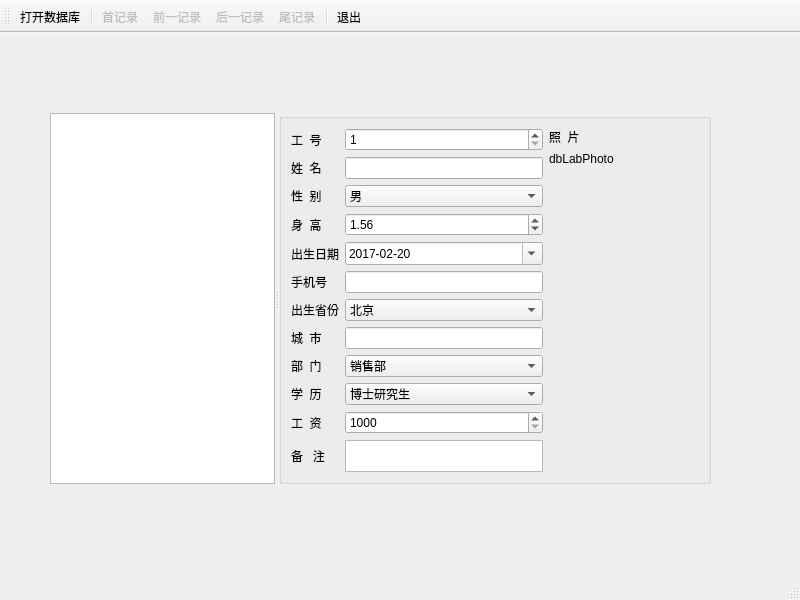
<?xml version="1.0" encoding="UTF-8"?>
<ui version="4.0">
 <class>MainWindow</class>
 <widget class="QMainWindow" name="MainWindow">
  <property name="geometry">
   <rect>
    <x>0</x>
    <y>0</y>
    <width>800</width>
    <height>600</height>
   </rect>
  </property>
  <property name="windowTitle">
   <string>MainWindow</string>
  </property>
  <property name="toolButtonStyle">
   <enum>Qt::ToolButtonStyle::ToolButtonTextUnderIcon</enum>
  </property>
  <widget class="QWidget" name="centralwidget">
   <widget class="QSplitter" name="splitter">
    <property name="geometry">
     <rect>
      <x>50</x>
      <y>80</y>
      <width>661</width>
      <height>371</height>
     </rect>
    </property>
    <property name="orientation">
     <enum>Qt::Orientation::Horizontal</enum>
    </property>
    <widget class="QTableView" name="tableView">
     <property name="alternatingRowColors">
      <bool>true</bool>
     </property>
     <property name="selectionMode">
      <enum>QAbstractItemView::SelectionMode::SingleSelection</enum>
     </property>
     <property name="selectionBehavior">
      <enum>QAbstractItemView::SelectionBehavior::SelectRows</enum>
     </property>
    </widget>
    <widget class="QGroupBox" name="groupBox">
     <property name="title">
      <string/>
     </property>
     <layout class="QHBoxLayout" name="horizontalLayout">
      <item>
       <layout class="QGridLayout" name="gridLayout">
        <item row="0" column="0">
         <widget class="QLabel" name="label">
          <property name="text">
           <string>工  号</string>
          </property>
          <property name="buddy">
           <cstring>dbSpinEmpNo</cstring>
          </property>
         </widget>
        </item>
        <item row="0" column="1">
         <widget class="QSpinBox" name="dbSpinEmpNo">
          <property name="minimum">
           <number>1</number>
          </property>
          <property name="maximum">
           <number>10000</number>
          </property>
         </widget>
        </item>
        <item row="1" column="0">
         <widget class="QLabel" name="label_2">
          <property name="text">
           <string>姓  名</string>
          </property>
          <property name="buddy">
           <cstring>dbEditName</cstring>
          </property>
         </widget>
        </item>
        <item row="1" column="1">
         <widget class="QLineEdit" name="dbEditName"/>
        </item>
        <item row="2" column="0">
         <widget class="QLabel" name="label_3">
          <property name="text">
           <string>性  别</string>
          </property>
          <property name="buddy">
           <cstring>dbComboSex</cstring>
          </property>
         </widget>
        </item>
        <item row="2" column="1">
         <widget class="QComboBox" name="dbComboSex">
          <item>
           <property name="text">
            <string>男</string>
           </property>
          </item>
          <item>
           <property name="text">
            <string>女</string>
           </property>
          </item>
         </widget>
        </item>
        <item row="3" column="0">
         <widget class="QLabel" name="label_4">
          <property name="text">
           <string>身  高</string>
          </property>
          <property name="buddy">
           <cstring>dbSpinHeight</cstring>
          </property>
         </widget>
        </item>
        <item row="3" column="1">
         <widget class="QDoubleSpinBox" name="dbSpinHeight">
          <property name="suffix">
           <string/>
          </property>
          <property name="maximum">
           <double>3.000000000000000</double>
          </property>
          <property name="singleStep">
           <double>0.010000000000000</double>
          </property>
          <property name="value">
           <double>1.560000000000000</double>
          </property>
         </widget>
        </item>
        <item row="4" column="0">
         <widget class="QLabel" name="label_5">
          <property name="text">
           <string>出生日期</string>
          </property>
          <property name="buddy">
           <cstring>dbEditBirth</cstring>
          </property>
         </widget>
        </item>
        <item row="4" column="1">
         <widget class="QDateEdit" name="dbEditBirth">
          <property name="displayFormat">
           <string>yyyy-MM-dd</string>
          </property>
          <property name="calendarPopup">
           <bool>true</bool>
          </property>
          <property name="date">
           <date>
            <year>2017</year>
            <month>2</month>
            <day>20</day>
           </date>
          </property>
         </widget>
        </item>
        <item row="5" column="0">
         <widget class="QLabel" name="label_10">
          <property name="text">
           <string>手机号</string>
          </property>
          <property name="buddy">
           <cstring>dbEditMobile</cstring>
          </property>
         </widget>
        </item>
        <item row="5" column="1">
         <widget class="QLineEdit" name="dbEditMobile"/>
        </item>
        <item row="6" column="0">
         <widget class="QLabel" name="label_7">
          <property name="text">
           <string>出生省份</string>
          </property>
          <property name="buddy">
           <cstring>dbComboProvince</cstring>
          </property>
         </widget>
        </item>
        <item row="6" column="1">
         <widget class="QComboBox" name="dbComboProvince">
          <item>
           <property name="text">
            <string>北京</string>
           </property>
          </item>
          <item>
           <property name="text">
            <string>上海</string>
           </property>
          </item>
          <item>
           <property name="text">
            <string>天津</string>
           </property>
          </item>
          <item>
           <property name="text">
            <string>重庆</string>
           </property>
          </item>
          <item>
           <property name="text">
            <string>安徽</string>
           </property>
          </item>
          <item>
           <property name="text">
            <string>河北</string>
           </property>
          </item>
          <item>
           <property name="text">
            <string>河南</string>
           </property>
          </item>
          <item>
           <property name="text">
            <string>湖北</string>
           </property>
          </item>
          <item>
           <property name="text">
            <string>湖南</string>
           </property>
          </item>
          <item>
           <property name="text">
            <string>山西</string>
           </property>
          </item>
          <item>
           <property name="text">
            <string>山东</string>
           </property>
          </item>
          <item>
           <property name="text">
            <string>陕西</string>
           </property>
          </item>
          <item>
           <property name="text">
            <string>江苏</string>
           </property>
          </item>
          <item>
           <property name="text">
            <string>江西</string>
           </property>
          </item>
         </widget>
        </item>
        <item row="7" column="0">
         <widget class="QLabel" name="label_8">
          <property name="text">
           <string>城  市</string>
          </property>
          <property name="buddy">
           <cstring>dbEditCity</cstring>
          </property>
         </widget>
        </item>
        <item row="7" column="1">
         <widget class="QLineEdit" name="dbEditCity"/>
        </item>
        <item row="8" column="0">
         <widget class="QLabel" name="label_6">
          <property name="text">
           <string>部  门</string>
          </property>
          <property name="buddy">
           <cstring>dbComboDep</cstring>
          </property>
         </widget>
        </item>
        <item row="8" column="1">
         <widget class="QComboBox" name="dbComboDep">
          <item>
           <property name="text">
            <string>销售部</string>
           </property>
          </item>
          <item>
           <property name="text">
            <string>技术部</string>
           </property>
          </item>
          <item>
           <property name="text">
            <string>生产部</string>
           </property>
          </item>
          <item>
           <property name="text">
            <string>行政部</string>
           </property>
          </item>
         </widget>
        </item>
        <item row="11" column="1">
         <widget class="QPlainTextEdit" name="dbEditMemo">
          <property name="maximumSize">
           <size>
            <width>16777215</width>
            <height>16777215</height>
           </size>
          </property>
         </widget>
        </item>
        <item row="11" column="0">
         <widget class="QLabel" name="label_9">
          <property name="text">
           <string>备   注</string>
          </property>
          <property name="buddy">
           <cstring>dbEditMemo</cstring>
          </property>
         </widget>
        </item>
        <item row="9" column="0">
         <widget class="QLabel" name="label_11">
          <property name="text">
           <string>学  历</string>
          </property>
          <property name="buddy">
           <cstring>dbComboEdu</cstring>
          </property>
         </widget>
        </item>
        <item row="10" column="1">
         <widget class="QSpinBox" name="dbSpinSalary">
          <property name="prefix">
           <string/>
          </property>
          <property name="minimum">
           <number>1000</number>
          </property>
          <property name="maximum">
           <number>50000</number>
          </property>
          <property name="singleStep">
           <number>100</number>
          </property>
          <property name="value">
           <number>1000</number>
          </property>
         </widget>
        </item>
        <item row="10" column="0">
         <widget class="QLabel" name="label_12">
          <property name="text">
           <string>工  资</string>
          </property>
          <property name="buddy">
           <cstring>dbSpinSalary</cstring>
          </property>
         </widget>
        </item>
        <item row="9" column="1">
         <widget class="QComboBox" name="dbComboEdu">
          <item>
           <property name="text">
            <string>博士研究生</string>
           </property>
          </item>
          <item>
           <property name="text">
            <string>硕士研究生</string>
           </property>
          </item>
          <item>
           <property name="text">
            <string>大学本科</string>
           </property>
          </item>
          <item>
           <property name="text">
            <string>大学专科</string>
           </property>
          </item>
          <item>
           <property name="text">
            <string>高中</string>
           </property>
          </item>
          <item>
           <property name="text">
            <string>初中</string>
           </property>
          </item>
          <item>
           <property name="text">
            <string>小学</string>
           </property>
          </item>
         </widget>
        </item>
       </layout>
      </item>
      <item>
       <layout class="QVBoxLayout" name="verticalLayout">
        <item>
         <widget class="QLabel" name="label_13">
          <property name="text">
           <string>照  片</string>
          </property>
         </widget>
        </item>
        <item>
         <widget class="QLabel" name="dbLabPhoto">
          <property name="minimumSize">
           <size>
            <width>150</width>
            <height>0</height>
           </size>
          </property>
          <property name="maximumSize">
           <size>
            <width>350</width>
            <height>16777215</height>
           </size>
          </property>
          <property name="text">
           <string>dbLabPhoto</string>
          </property>
         </widget>
        </item>
        <item>
         <spacer name="verticalSpacer">
          <property name="orientation">
           <enum>Qt::Orientation::Vertical</enum>
          </property>
          <property name="sizeHint" stdset="0">
           <size>
            <width>20</width>
            <height>40</height>
           </size>
          </property>
         </spacer>
        </item>
       </layout>
      </item>
     </layout>
    </widget>
   </widget>
  </widget>
  <widget class="QMenuBar" name="menubar">
   <property name="geometry">
    <rect>
     <x>0</x>
     <y>0</y>
     <width>800</width>
     <height>25</height>
    </rect>
   </property>
  </widget>
  <widget class="QStatusBar" name="statusbar"/>
  <widget class="QToolBar" name="toolBar">
   <property name="windowTitle">
    <string>toolBar</string>
   </property>
   <attribute name="toolBarArea">
    <enum>TopToolBarArea</enum>
   </attribute>
   <attribute name="toolBarBreak">
    <bool>false</bool>
   </attribute>
   <addaction name="actOpenDB"/>
   <addaction name="separator"/>
   <addaction name="actRecFirst"/>
   <addaction name="actRecPrevious"/>
   <addaction name="actRecNext"/>
   <addaction name="actRecLast"/>
   <addaction name="separator"/>
   <addaction name="actQuit"/>
  </widget>
  <action name="actOpenDB">
   <property name="icon">
    <iconset resource="res.qrc">
     <normaloff>:/images/images/open3.bmp</normaloff>:/images/images/open3.bmp</iconset>
   </property>
   <property name="text">
    <string>打开数据库</string>
   </property>
   <property name="toolTip">
    <string>打开数据库</string>
   </property>
  </action>
  <action name="actQuit">
   <property name="icon">
    <iconset resource="res.qrc">
     <normaloff>:/images/images/exit.bmp</normaloff>:/images/images/exit.bmp</iconset>
   </property>
   <property name="text">
    <string>退出</string>
   </property>
   <property name="toolTip">
    <string>退出</string>
   </property>
  </action>
  <action name="actRecFirst">
   <property name="enabled">
    <bool>false</bool>
   </property>
   <property name="icon">
    <iconset resource="res.qrc">
     <normaloff>:/images/images/616.bmp</normaloff>:/images/images/616.bmp</iconset>
   </property>
   <property name="text">
    <string>首记录</string>
   </property>
   <property name="toolTip">
    <string>移到首记录</string>
   </property>
  </action>
  <action name="actRecPrevious">
   <property name="enabled">
    <bool>false</bool>
   </property>
   <property name="icon">
    <iconset resource="res.qrc">
     <normaloff>:/images/images/310.bmp</normaloff>:/images/images/310.bmp</iconset>
   </property>
   <property name="text">
    <string>前一记录</string>
   </property>
   <property name="toolTip">
    <string>前一记录</string>
   </property>
  </action>
  <action name="actRecNext">
   <property name="enabled">
    <bool>false</bool>
   </property>
   <property name="icon">
    <iconset resource="res.qrc">
     <normaloff>:/images/images/312.bmp</normaloff>:/images/images/312.bmp</iconset>
   </property>
   <property name="text">
    <string>后一记录</string>
   </property>
   <property name="toolTip">
    <string>后一记录</string>
   </property>
  </action>
  <action name="actRecLast">
   <property name="enabled">
    <bool>false</bool>
   </property>
   <property name="icon">
    <iconset resource="res.qrc">
     <normaloff>:/images/images/630.bmp</normaloff>:/images/images/630.bmp</iconset>
   </property>
   <property name="text">
    <string>尾记录</string>
   </property>
   <property name="toolTip">
    <string>尾记录</string>
   </property>
  </action>
 </widget>
 <resources>
  <include location="res.qrc"/>
 </resources>
 <connections>
  <connection>
   <sender>actQuit</sender>
   <signal>triggered()</signal>
   <receiver>MainWindow</receiver>
   <slot>close()</slot>
   <hints>
    <hint type="sourcelabel">
     <x>-1</x>
     <y>-1</y>
    </hint>
    <hint type="destinationlabel">
     <x>399</x>
     <y>299</y>
    </hint>
   </hints>
  </connection>
 </connections>
</ui>
